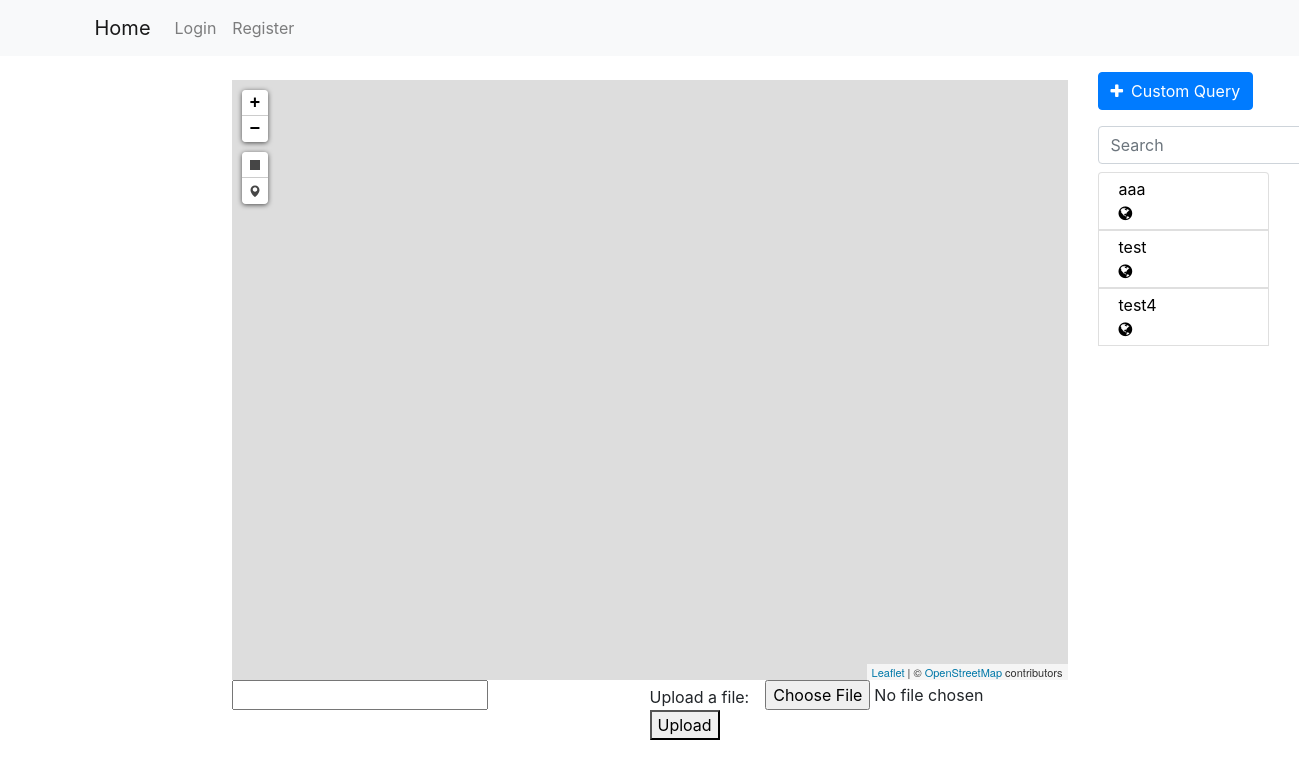
The app's page /home, older data.
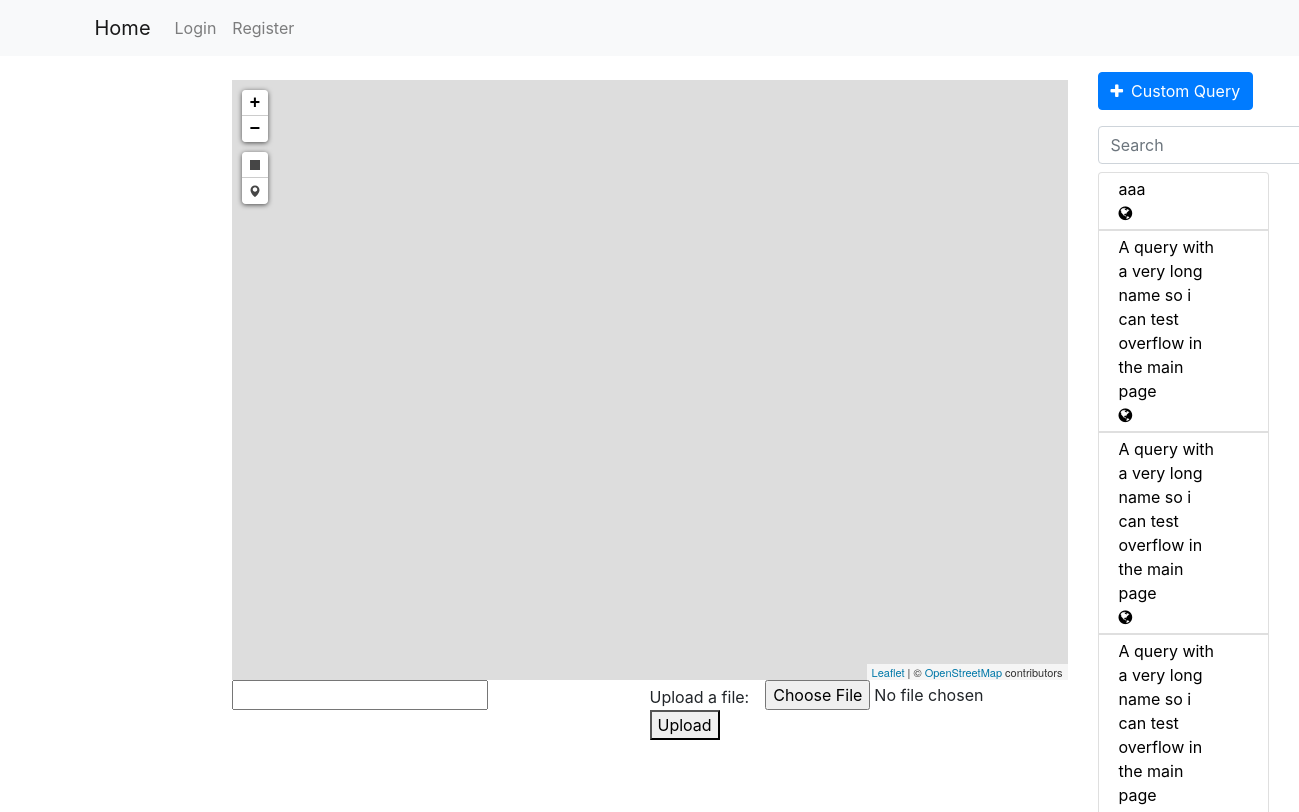
The same page, newer data.
### geoportal/models.py (models this page shows, shortened)
class Query(db.Model):
    id = db.Column(db.Integer, primary_key=True)
    user_id = db.Column(db.Integer, db.ForeignKey('user.id'), nullable=False, default=0)
    query_name = db.Column(db.String(120))
    db_name = db.Column(db.String(20))
    date_uploaded = db.Column(db.DateTime, nullable=False, default=datetime.datetime.now)
    last_update_time = db.Column(db.DateTime, nullable=False, default=datetime.datetime.now)
    query_text = db.Column(db.Text, nullable=False, default='')
    only_user = db.Column(db.Boolean, default=False)
    only_team = db.Column(db.Boolean, default=False)
    public = db.Column(db.Boolean, default=True)
    parameters = db.relationship('QueryTextParameters', backref='query', lazy=True)
    polygon_parameters = db.relationship('QueryPolygonParameters', backref='query', lazy=True)

### geoportal/main/views.py (the view)
@main.route('/')
@main.route('/home')
def home():
    if current_user.is_authenticated:
        return render_template('home.html', queries=get_allowed_queries(), layers=get_allowed_layers(), favorite_layers=get_favorite_layers(), preferences=current_user.preferences[0])
    return render_template('home.html', queries=get_allowed_queries(), layers=get_allowed_layers(), favorite_layers=get_favorite_layers())

### geoportal/mapping/utils.py (called while the page is built)
def get_allowed_layers():
    if current_user.is_authenticated:
        layers = Layer.query.all()
        authorized_layers = []
        for layer in layers:
            if (layer.only_team and User.query.get(layer.user_id).team_id == current_user.team_id) or layer.user_id == current_user.id:
                authorized_layers.append(layer)
        layers = authorized_layers
        layers = marked_layers_first(layers)
    else:
        layers = []
    return layers

def get_favorite_layers():
    if current_user.is_authenticated:
        marked_layers = db.session.query(UserMarkedLayer.layer_id).filter_by(user_id=current_user.id).all()
        return [layer[0] for layer in marked_layers]
    return []

### geoportal/templates/home.html (shortened to what this page needs)
{% extends "base.html" %}
{% block content %}
<div id="myMap" class="mt-4"></div>
<div class="row m-0 p-0 justify-content-around">
    <div class="col m-0 p-0">
        <input type="text" id="current-point">
    </div>
    <div class="col m-0 p-0" style="text-align: right; float: right">
        <form id="geofile-upload" class="form-inline" style="text-align: right; float: right">
            <div class="form-group">
                <label for="geofile" class="mt-1 mr-3">Upload a file:</label>
                <input type="file" id="geofile" name="geofile" accept=".csv, .xlsx">
            </div>
            <button type="submit">Upload</button>
        </form>
    </div>
</div>
{% endblock content %}
{% block right_sidebar %}
<button type="button" class="btn btn-primary mt-3" data-toggle="modal" data-target="#run-query">
  <span class="fa fa-plus mr-2"></span>Custom Query
</button>
<br>
<form class="form-inline my-2 my-lg-0">
    <input class="form-control mr-sm-2 mt-3 mb-2" type="search" placeholder="Search" aria-label="Search" id="queries_search" onkeyup="filterQueries()">
</form>
<div class="col-sm-12 pl-0 overflow-big">
    <div class="list-group">
    {% for query in queries %}
        <button name="query-selector" class="list-group-item pb-1 pt-1" id="{{ query.id }}" style="text-align: justify;">
            <div class="row justify-content-between pr-2">
                <div class="col-sm-10" style="text-align: left">
                    {{ query.query_name }}
                </div>
                <div class="col-sm-1">
                    {% if query.only_user %}
                        <span class="fa fa-user"></span>
                    {% elif query.only_team %}
                        <span class="fa fa-users"></span>
                    {% else %}
                        <span class="fa fa-globe"></span>
                    {% endif %}
                </div>
            </div>
        </button>
    {% endfor %}
    </div>
</div>
{% endblock right_sidebar %}

Row changes from the older to the newer data that the page shows:
removed Query: query_name "test", only_user False (drawn)
removed Query: query_name "test4", only_user False (drawn)
added Query: query_name "A query with a very long name so i can test overflow in the main page", only_user False (drawn)
added Query: query_name "A query with a very long name so i can test overflow in the main page", only_user False (drawn)
added Query: query_name "A query with a very long name so i can test overflow in the main page"
